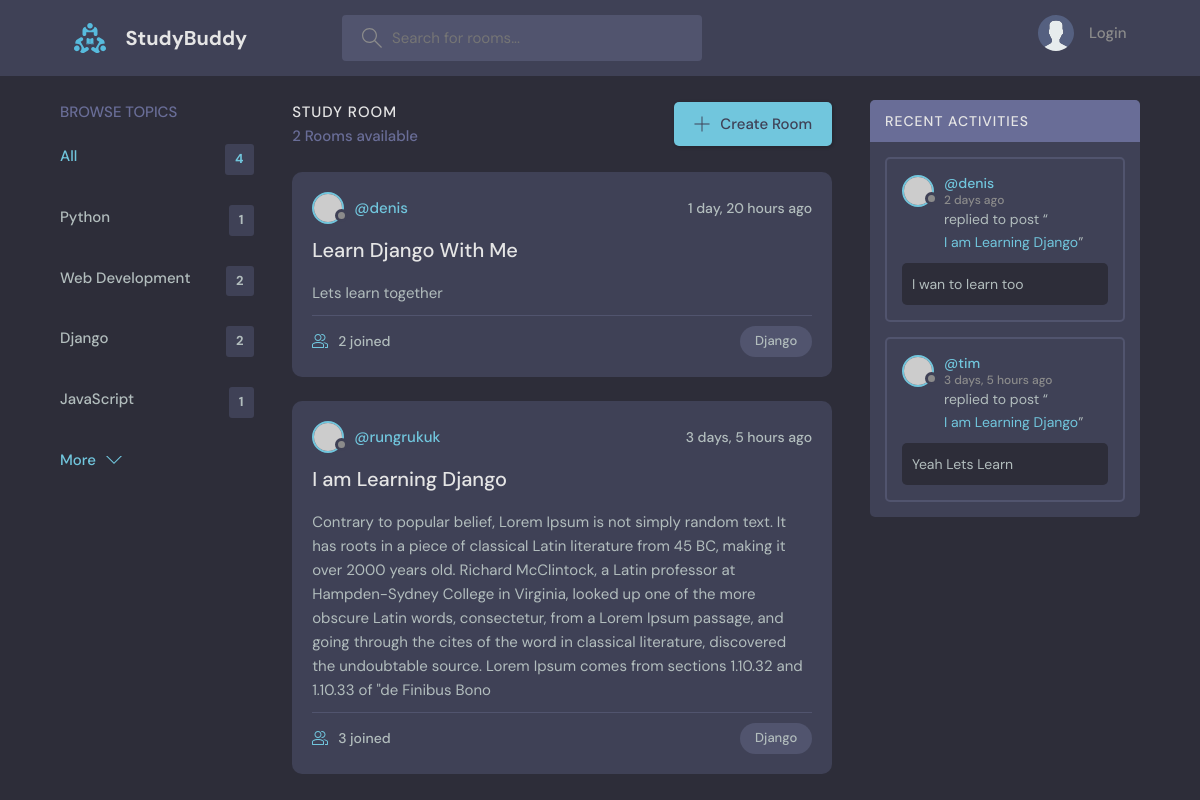
Before: /?q=Django with the older database file.
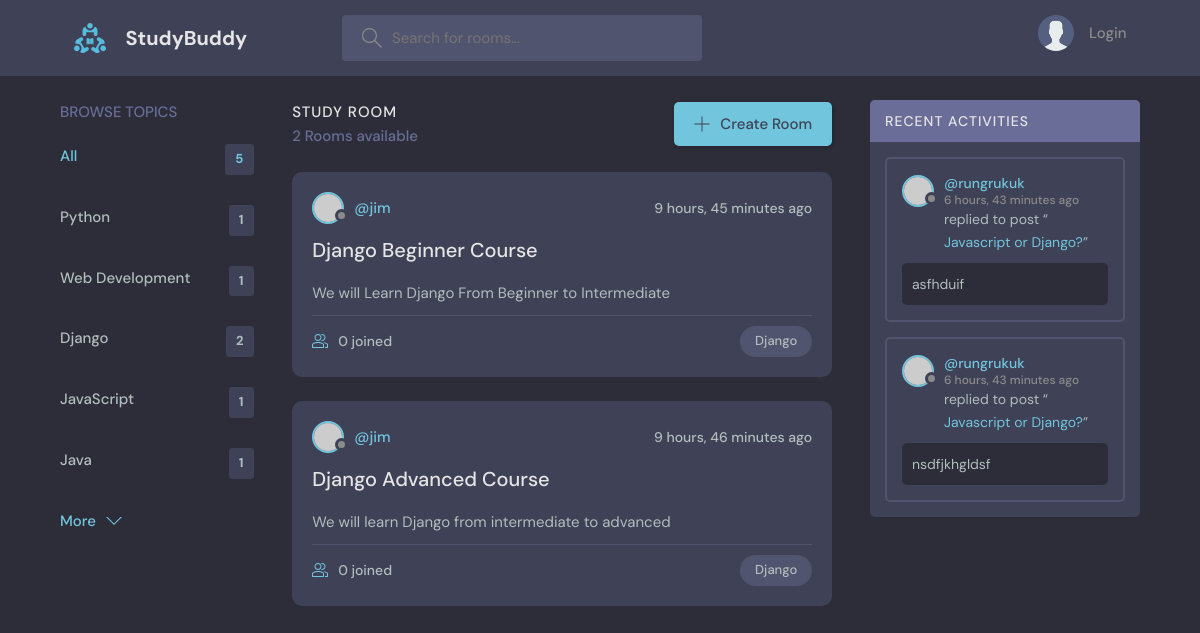
After: the same page with the newer database file.
### base/models.py (models this page shows, shortened)
class Topic(models.Model):
    name = models.CharField(max_length=200)

class Room(models.Model):
    host = models.ForeignKey(User, on_delete=models.SET_NULL, null=True)
    topic = models.ForeignKey(Topic, on_delete=models.SET_NULL, null=True)
    name = models.CharField(max_length=50)
    description = models.TextField(max_length=50, null=True, blank=True)
    participants = models.ManyToManyField(User, related_name="participants", blank=True)
    updated = models.DateTimeField(auto_now=True)
    created = models.DateTimeField(auto_now_add=True)
    class Meta:
        ordering = ["-updated", "-created"]
    def __str__(self):
        return self.name

class Message(models.Model):
    room = models.ForeignKey(Room, on_delete=models.CASCADE)
    user = models.ForeignKey(User, on_delete=models.CASCADE)
    body = models.TextField(max_length=500)
    updated = models.DateTimeField(auto_now=True)
    created = models.DateTimeField(auto_now_add=True)
    class Meta:
        ordering = ["-updated", "-created"]
    def __str__(self):
        return self.body[0:50]

### base/views.py (the view)
# urls.py: path("", views.home, name="home"),
def home(request):
    q = request.GET.get("q") if request.GET.get("q") != None else ""
    rooms = Room.objects.filter(
        Q(topic__name__icontains=q) | Q(host__username__icontains=q)
    )
    topics = Topic.objects.all()[0:5]
    room_count = rooms.count()
    room_messages = Message.objects.filter(
        Q(room__topic__name__icontains=q)
        | Q(room__name__icontains=q)
        | Q(user__username__icontains=q)
    )
    context = {
        "rooms": rooms,
        "topics": topics,
        "room_count": room_count,
        "room_messages": room_messages,
    }
    return render(request, "base/home.html", context)

### base/templates/base/home.html (shortened to what this page needs)
{% extends 'main.html' %}
  {% block content %}
    <main class="layout layout--3">
      <div class="container">
        {% include "base/topics_component.html" %}
        <div class="roomList">
          <div class="roomList__header">
            <div>
              <h2>Study Room</h2>
              <p>{{room_count}} Rooms available</p>
            </div>
            <a class="btn btn--main" href="{% url 'create-room' %}">
              <svg version="1.1" xmlns="http://www.w3.org/2000/svg" width="32" height="32" viewBox="0 0 32 32">
                <title>add</title>
                <path
                  d="M16.943 0.943h-1.885v14.115h-14.115v1.885h14.115v14.115h1.885v-14.115h14.115v-1.885h-14.115v-14.115z"
                ></path>
              </svg>
              Create Room
            </a>
          </div>
          {% include "base/feed_component.html" %}
        </div>
        {% include 'base/activity_component.html' %}
      </div>
    </main>
  {% endblock content %}

### base/templates/base/topics_component.html
<div class="topics">
    <div class="topics__header">
      <h2>Browse Topics</h2>
    </div>
    <ul class="topics__list">
      <li>
        {% if request.path == '/' %}
          <a href="{% url 'home' %}" class="active">All <span> {{topics.count}} </span></a>
        {% else %}
          <a href="{% url 'user-profile' user.id %}" class="active">All <span> {{room_topics_count}} </span></a>
        {% endif %}
      </li>
      {% if request.path == '/' %}
        {% for topic in topics  %}
          <li>
              <a href="{% url 'home'%}?q={{topic.name}}">{{topic.name}} <span>{{topic.room_set.all.count}}</span></a>
          </li>
        {% endfor %}
      {% else %}
          {% for topic_name  in room_topics_names  %}
          <li>
            <a href="{% url 'user-profile' user.id%}?q={{topic_name}}">{{topic_name}}</a>
          </li>
          {% endfor %}
      {% endif %}
    </ul>
    <a class="btn btn--link" href="{% url 'topics' %}">
      More
      <svg version="1.1" xmlns="http://www.w3.org/2000/svg" width="32" height="32" viewBox="0 0 32 32">
        <title>chevron-down</title>
        <path d="M16 21l-13-13h-3l16 16 16-16h-3l-13 13z"></path>
      </svg>
    </a>
  </div>

### base/templates/base/feed_component.html (shortened to what this page needs)
    {% for room in rooms %}
        <div class="roomListRoom">
        <div class="roomListRoom__header">
            <a href="{% url 'user-profile' room.host.id%}" class="roomListRoom__author">
            <div class="avatar avatar--small">
                <img src="https://randomuser.me/api/portraits/women/11.jpg" />
            </div>
            <span>@{{room.host.username}}</span>
            </a>
            <div class="roomListRoom__actions">
            <span>{{room.created|timesince}} ago</span>
            </div>
        </div>
        <div class="roomListRoom__content">
            <a href="{% url 'room' room.id %}">{{room.name}}</a>
            <p>
                {{room.description}}
            </p>
        </div>
        <div class="roomListRoom__meta">
            <a href="{% url 'room' room.id %}" class="roomListRoom__joined">
            {{room.participants.count}} joined
            </a>
            <p class="roomListRoom__topic">{{room.topic.name}}</p>
        </div>
        </div>
    {% endfor %}

### base/templates/base/activity_component.html (shortened to what this page needs)
<div class="activities">
    <div class="activities__header">
      <h2>Recent Activities</h2>
    </div>
    {% for room_message in room_messages %}
        <div class="activities__box">
        <div class="activities__boxHeader roomListRoom__header">
            <a href="{% url 'user-profile' room_message.user.id %}" class="roomListRoom__author">
            <div class="avatar avatar--small">
                <img src="https://randomuser.me/api/portraits/women/11.jpg" />
            </div>
            <p>
                @{{room_message.user.username}}
                <span>{{room_message.created|timesince}} ago</span>
            </p>
            </a>
        </div>
        <div class="activities__boxContent">
            <p>replied to post “<a href="{% url 'room' room_message.room.id %}">{{room_message.room}}</a>”</p>
            <div class="activities__boxRoomContent">
                {{room_message}}
            </div>
        </div>
        </div>
    {% endfor %}
  </div>

Changed rows visible on the page:
removed Room: host.username "denis", created "1 day, 20 hours", name "Learn Django With Me", description "Lets learn together", participants.count "2", topic.name "Django"
removed Room: host.username "rungrukuk", created "3 days, 5 hours", name "I am Learning Django", description "Contrary to popular belief, Lorem Ipsum is not simply random text. It has roots in a piece of classical Latin literature from 45 BC, making it over 2000 years old. Richard McClintock, a Latin professor at Hampden-Sydney College in Virginia, looked up one of the more obscure Latin words, consectetur, from a Lorem Ipsum passage, and going through the cites of the word in classical literature, discovered the undoubtable source. Lorem Ipsum comes from sections 1.10.32 and 1.10.33 of \"de Finibus Bono", participants.count "3", topic.name "Django"
removed Message: user.username "denis", created "2 days", room "I am Learning Django", body "I wan to learn too"
removed Message: user.username "tim", created "3 days, 5 hours", room "I am Learning Django", body "Yeah Lets Learn"
computed for Topic "Web Development": room_set.all.count "2" → "1"
added Topic: name "Java", room_set.all.count "1"
added Room: host.username "jim", created "9 hours, 45 minutes", name "Django Beginner Course", description "We will Learn Django From Beginner to Intermediate", participants.count "0", topic.name "Django"
added Room: host.username "jim", created "9 hours, 46 minutes", name "Django Advanced Course", description "We will learn Django from intermediate to advanced", participants.count "0", topic.name "Django"
added Message: user.username "rungrukuk", created "6 hours, 43 minutes", room "Javascript or Django?", body "asfhduif"
added Message: user.username "rungrukuk", created "6 hours, 43 minutes", room "Javascript or Django?", body "nsdfjkhgldsf"
Other visible differences:
{{ topics.count }}: "4" → "5"
